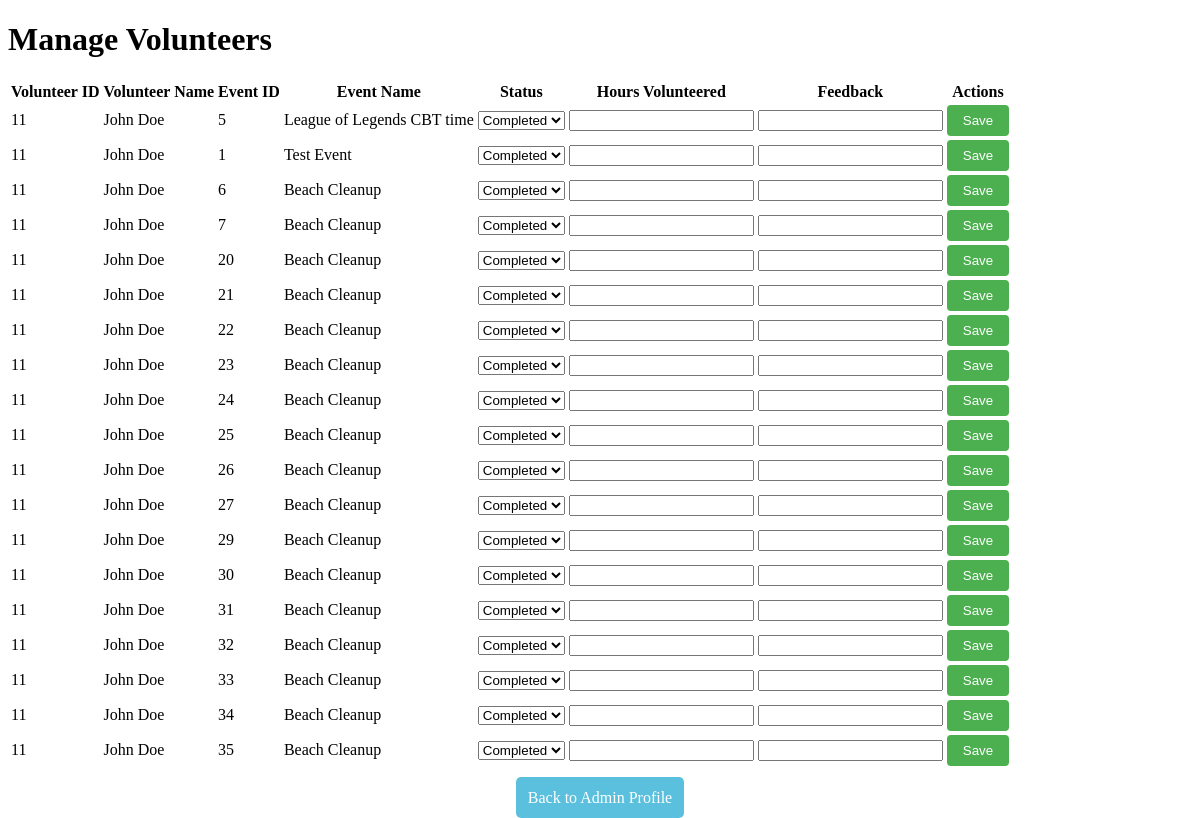
Before: /manage_volunteers (signed in) with the older database file.
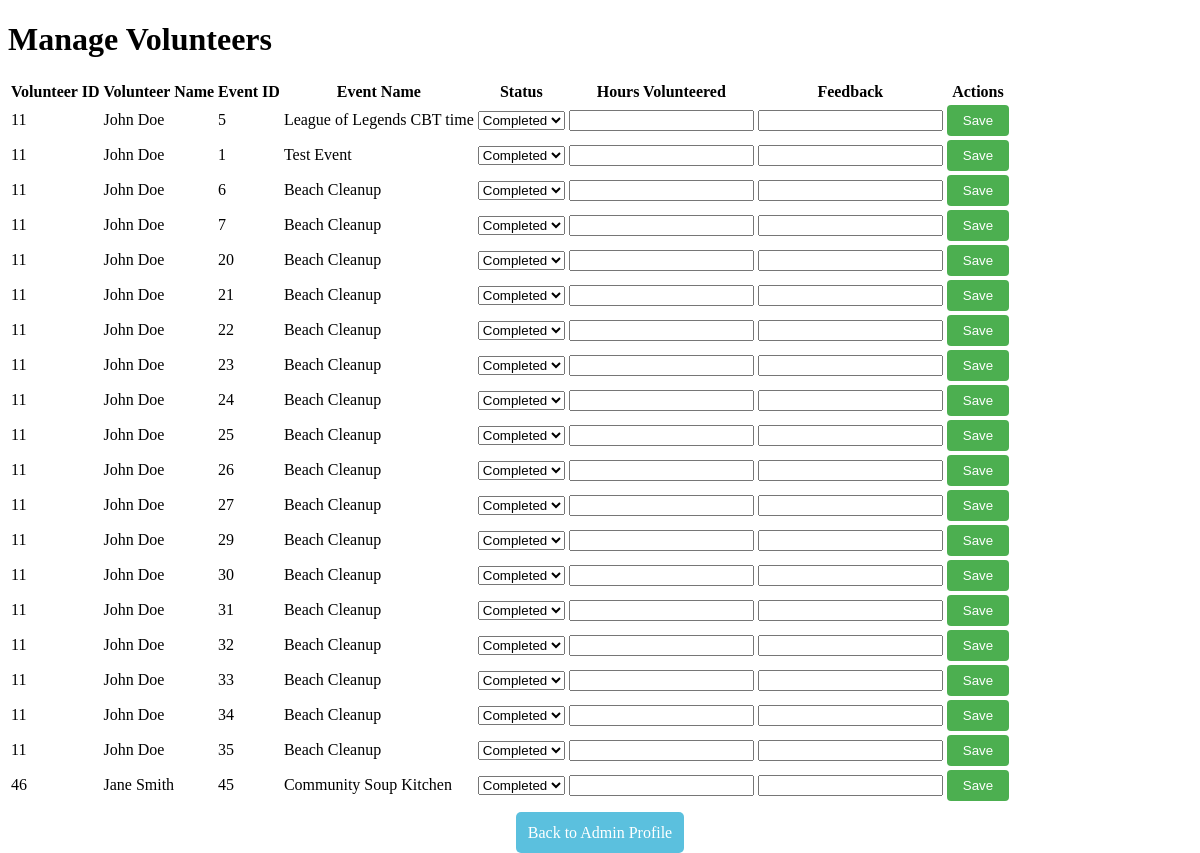
After: the same page with the newer database file.
### tables this page shows
CREATE TABLE VolunteerAssignments (
    id INTEGER PRIMARY KEY AUTOINCREMENT,
    event_id INTEGER NOT NULL,
    user_id INTEGER NOT NULL, role TEXT, status TEXT DEFAULT 'active', cancelled INTEGER DEFAULT 0, hours_volunteered INTEGER DEFAULT 0,
    FOREIGN KEY(event_id) REFERENCES Events(id),
    FOREIGN KEY(user_id) REFERENCES Users(id)
);

CREATE TABLE "Users" (
    id INTEGER PRIMARY KEY AUTOINCREMENT,
    email TEXT NOT NULL UNIQUE,
    password TEXT NOT NULL,
    full_name TEXT,
    address_1 TEXT,
    address_2 TEXT,
    city TEXT,
    state TEXT,
    zip_code TEXT,
    role TEXT CHECK(role IN ('volunteer', 'admin')) DEFAULT 'volunteer',
    skills TEXT,  -- Ensure skills is set as TEXT
    availability_start DATE,
    availability_end DATE
);

CREATE TABLE Events (
    id INTEGER PRIMARY KEY AUTOINCREMENT,
    event_name TEXT NOT NULL,
    event_description TEXT NOT NULL,
    location TEXT NOT NULL,
    required_skills TEXT NOT NULL,
    urgency TEXT NOT NULL,
    event_date DATE NOT NULL,
    created_by INTEGER NOT NULL,
    FOREIGN KEY(created_by) REFERENCES Users(id)
);

### server.py (the view)
@app.route('/manage_volunteers')
def manage_volunteers():
    if 'user_id' not in session or session.get('role') != 'admin':
        return redirect(url_for('splash_screen'))
    query = """
        SELECT VolunteerAssignments.id AS assignment_id,
               VolunteerAssignments.user_id,
               VolunteerAssignments.event_id,
               VolunteerAssignments.role,
               Users.full_name,
               Users.id AS user_id,
               Events.event_name,
               Events.id AS event_id,
               Events.event_date,
               VolunteerAssignments.cancelled
        FROM VolunteerAssignments
        JOIN Users ON VolunteerAssignments.user_id = Users.id
        JOIN Events ON VolunteerAssignments.event_id = Events.id
        WHERE VolunteerAssignments.cancelled = 0
        ORDER BY Events.event_date ASC
    """
    with engine.connect() as conn:
        result = conn.execute(text(query)).mappings()  # Use .mappings() to treat each row as a dictionary-like object
        assignments = [dict(row) for row in result]
    return render_template('manage_volunteers.html', assignments=assignments)

### templates/manage_volunteers.html (shortened to what this page needs)
<!DOCTYPE html>
<html lang="en">
<head>
</head>
<body>
    <div class="manage-container">
        <h1>Manage Volunteers</h1>
        <table>
            <thead>
                <tr>
                    <th>Volunteer ID</th>
                    <th>Volunteer Name</th>
                    <th>Event ID</th>
                    <th>Event Name</th>
                    <th>Status</th>
                    <th>Hours Volunteered</th>
                    <th>Feedback</th>
                    <th>Actions</th>
                </tr>
            </thead>
            <tbody>
                {% for assignment in assignments %}
                <tr>
                    <form method="POST" action="{{ url_for('save_individual_update', assignment_id=assignment.assignment_id) }}">
                        <td>{{ assignment.user_id }}</td>
                        <td>{{ assignment.full_name }}</td>
                        <td>{{ assignment.event_id }}</td>
                        <td>{{ assignment.event_name }}</td>
                        <td>
                            <select name="status">
                                <option value="Completed" {% if assignment.role == 'Completed' %}selected{% endif %}>Completed</option>
                            </select>
                        </td>
                        <td>
                            <input type="number" name="hours" min="0" value="{{ assignment.hours_volunteered }}">
                        </td>
                        <td>
                            <input type="text" name="feedback" value="{{ assignment.feedback }}">
                        </td>
                        <td>
                            <button type="submit" class="save-button">Save</button>
                        </td>
                    </form>
                </tr>
                {% endfor %}
            </tbody>
        </table>
        <div class="back-button" style="text-align: center; margin-top: 20px;">
            <a href="{{ url_for('admin_profile') }}" style="padding: 12px; background-color: #5bc0de; color: white; border-radius: 5px; text-decoration: none; font-size: 16px;">
                Back to Admin Profile
            </a>
        </div>
    </div>
</body>
</html>

Changed rows visible on the page:
added VolunteerAssignments: user_id "46", full_name "Jane Smith", event_id "45", event_name "Community Soup Kitchen"
